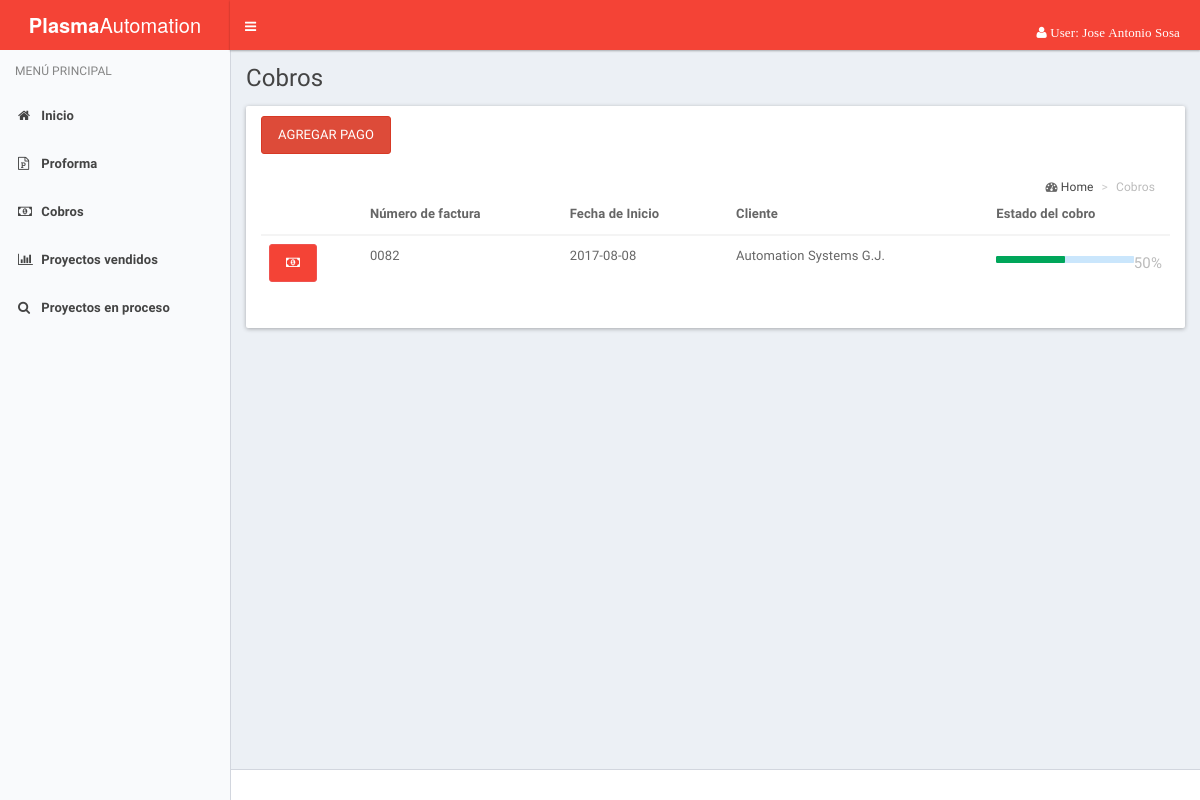
/cobranza/index_cobro.php (signed in), run on an earlier commit of the app's database.
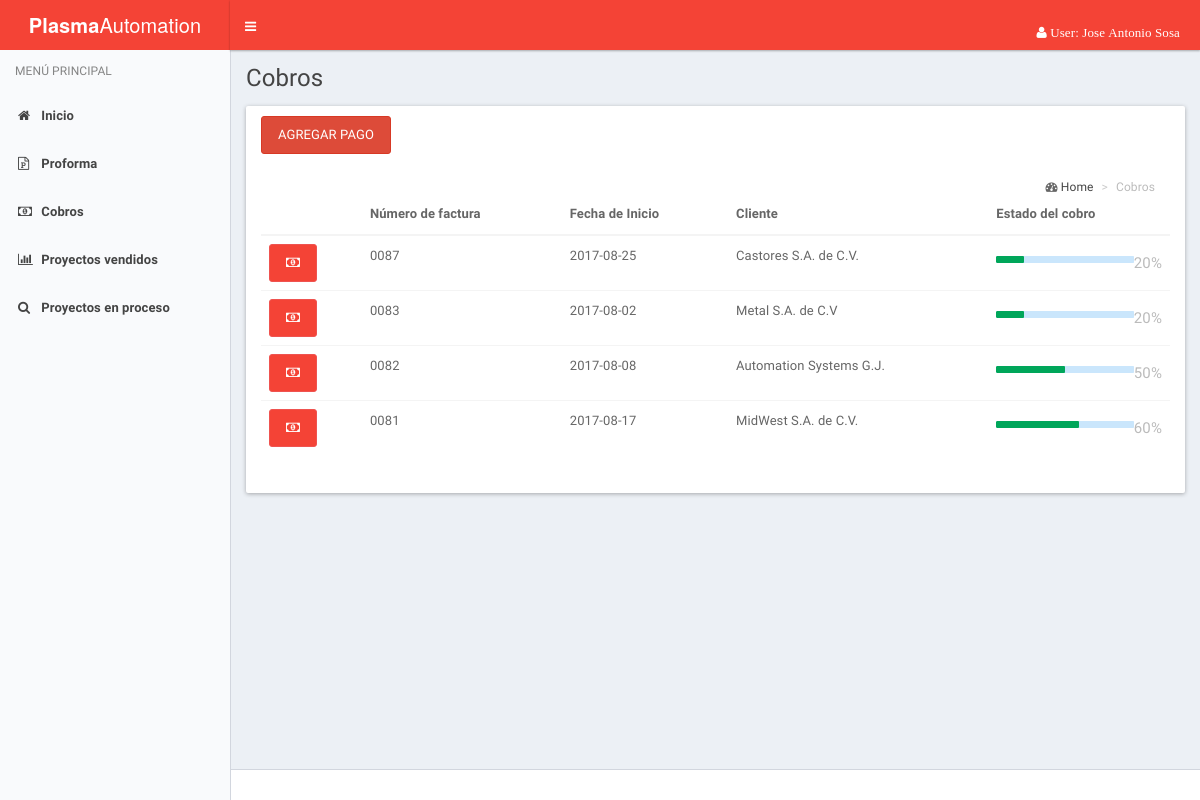
And on a later commit of the database.
### tables this page shows
CREATE TABLE IF NOT EXISTS `proforma` (
  `id_proforma` int(11) NOT NULL,
  `no_factura` int(4) NOT NULL,
  `fecha_inicio` date NOT NULL,
  `id_cliente` int(4) NOT NULL,
  `id_vendedor` int(4) NOT NULL,
  `fecha_entrega` date NOT NULL,
  `id_proyecto` int(4) NOT NULL,
  `descripcion` text NOT NULL,
  `estatus` int(11) NOT NULL
);

CREATE TABLE IF NOT EXISTS `cliente` (
  `No_Cliente` int(10) NOT NULL,
  `nu_cliente` int(11) NOT NULL,
  `nombre` varchar(25) NOT NULL,
  `domicilio` varchar(70) NOT NULL,
  `id_estado` int(2) NOT NULL,
  `id_municipio` varchar(25) NOT NULL,
  `rfc` varchar(15) NOT NULL,
  `correo` varchar(30) NOT NULL,
  `telefono` int(15) NOT NULL,
  `c_p` int(8) NOT NULL
);

CREATE TABLE IF NOT EXISTS `cobro` (
  `id_cobro` int(11) NOT NULL,
  `porcentaje` int(3) NOT NULL,
  `id_proforma` int(11) NOT NULL,
  `estatus` int(11) NOT NULL
);

### cobranza/index_cobro.php (the view, shortened to what this page needs)
<!DOCTYPE html>
<html lang="es">
  <head>
    <link rel="stylesheet" href="../assets/bootstrap/css/bootstrap.css">
    <link rel="stylesheet" href="../assets/css/font-awesome.min.css">
    <link rel="stylesheet" href="../assets/css/ionicons.min.css">
    <link rel="stylesheet" href="../assets/dist/css/AdminLTE.css">
    <link rel="stylesheet" href="../assets/dist/css/skins/_all-skins.css">
    <link rel="stylesheet" href="assets/plugins/select2/select2.min.css">
    <link href="assets/plugins/pnotify/css/pnotify.custom.min.css" rel="stylesheet">
  </head>
  <body class="hold-transition skin-blue-light sidebar-mini">
    <div class="wrapper">
      <?php
        include('header.php');
      ?>
      <?php
        include('menu.php');
      ?>
      <div class="content-wrapper" id="content">
        <section class="content-header">
          <h1>
            Cobros
          </h1>
        </section>
        <section class="content">
      <div class="col-lg-12">
         <div class="row">
          <div class="panel">
            <div class="panel-heading">
            <button class="btn btn-danger" data-toggle="modal" data-target="#miventana">Agregar Pago</button>
              <section class="content-header">
                <ol class="breadcrumb">
                   <i class="fa fa-dashboard"></i>
                    <li><a href="">Home</a></li>
                    <li class="active">Cobros
                   </li>
                </ol>
              </section>
            </div>
            <div class="panel-body">
              <table class="table">
                <thead>
                  <tr>
                    <th></th>
                    <th>Número de factura</th>
                    <th>Fecha de Inicio</th>
                    <th>Cliente</th>
                    <th>Estado del cobro</th>
                  </tr>
                </thead>
                <tbody>
                <?php
                  $sql = "SELECT p.id_proforma, p.no_factura as no_factura, p.fecha_inicio as fecha_inicio, c.No_Cliente, c.nombre as nombre, co.id_cobro, co.porcentaje as porcentaje from proforma p inner join cliente c on c.No_Cliente = p.id_cliente inner join cobro co on co.id_proforma = p.id_proforma  ORDER BY no_factura DESC";
                  $resultado = mysql_query($sql, $conexion);
                  while ($proforma = mysql_fetch_assoc($resultado)) {
                    echo "<tr>";
                     echo "<td><a href='cobros.php?pago_proyecto_id=".$proforma['id_cobro']."' class='btn btn-rounded btn-primary ver-proyecto' title='Realizar Pago' ><i class='fa fa-money'></i></a></td>";
                    echo "<td>00".$proforma['no_factura']."</td>";
                    echo "<td>".$proforma['fecha_inicio']."</td>";
                    echo "<td>".$proforma['nombre']."</td>";
                    echo "
                    <td><h5><small class='pull-right'>".$proforma['porcentaje'].'%'."</small></h5><div class='progress xs'><div class='progress-bar progress-bar-green' style='width:".$proforma['porcentaje'].'%'."'' role='progress-bar' aria-valuenow='20' aria-valuemin='0' aria-valuemax='100'></div></div></td>";
                  }
                ?>
                </tbody>
              </table>
            </div>
          </div>
        </div>
      </div>
    </section>
    <div class="clearfix"></div>
  </div>
      <footer class="main-footer">
      </footer>
    </div>
  </body>
</html>

What changed in the data, as far as the page shows it:
added proforma: no_factura "87", fecha_inicio "2017-08-25", id_cliente.nombre "Castores S.A. de C.V.", cobro.porcentaje "20"
added proforma: no_factura "83", fecha_inicio "2017-08-02", id_cliente.nombre "Metal S.A. de C.V", cobro.porcentaje "20"
now on this page (row unchanged): proforma: no_factura "81", fecha_inicio "2017-08-17", id_cliente.nombre "MidWest S.A. de C.V.", cobro.porcentaje "60"
